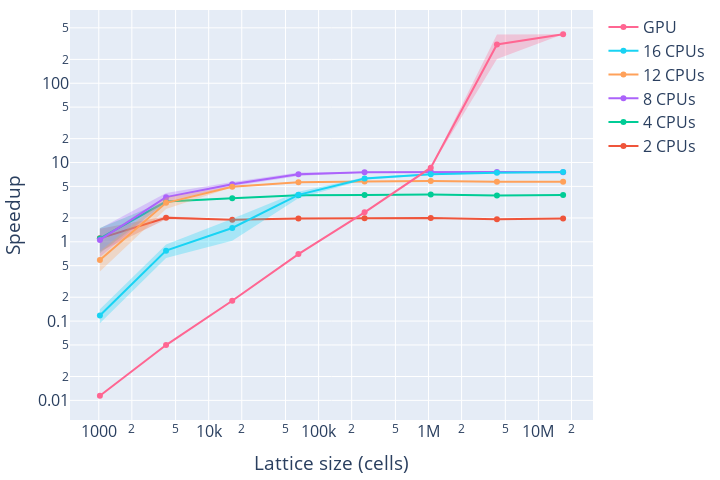

Notebook code cell kept with this figure:
### Code cell
fig = go.Figure()

for idx, (name, dfs, _) in enumerate(runs_parallel):
    for i, df in enumerate(dfs):
        dfs[i]["speedup"] = cpu_df["avgEvolveTime"] / df["avgEvolveTime"]

    df = pd.concat(dfs)
    df["size"] **= 2
    add_mean_std_trace(fig, df, name, idx + 1, "speedup")

fig.update_layout(xaxis_title='Lattice size (cells)', yaxis_title="Speedup", **layout_settings) # title="Speedup vs 1 CPU", 
fig.update_xaxes(type="log")
fig.update_yaxes(type="log")
fig.show()
fig.write_image("images/lat_render_evo_speedup.eps")

### Figure 1 — Plotly figure (JSON) as saved in the notebook; plotly's stock layout.template omitted (floating-point values rounded to 4 significant figures)
{"data": [{"line": {"color": "#EF553B"}, "mode": "lines+markers", "name": "2 CPUs", "type": "scatter", "x": [1024, 4096, 16384, 65536, 262144, 1048576, 4194304, 16777216], "y": [1.105, 2.013, 1.892, 1.962, 1.98, 2.0, 1.932, 1.961]}, {"line": {"width": 0}, "mode": "lines", "name": "2 CPUs upper", "showlegend": false, "type": "scatter", "x": [1024, 4096, 16384, 65536, 262144, 1048576, 4194304, 16777216], "y": [1.457, 2.106, 1.905, 2.008, 1.987, 2.008, 1.944, 1.971]}, {"fill": "tonexty", "fillcolor": "rgba(239, 85, 59, 0.30)", "line": {"width": 0}, "mode": "lines", "name": "2 CPUs lower", "showlegend": false, "type": "scatter", "x": [1024, 4096, 16384, 65536, 262144, 1048576, 4194304, 16777216], "y": [0.7536, 1.92, 1.879, 1.916, 1.973, 1.992, 1.92, 1.952]}, {"line": {"color": "#00CC96"}, "mode": "lines+markers", "name": "4 CPUs", "type": "scatter", "x": [1024, 4096, 16384, 65536, 262144, 1048576, 4194304, 16777216], "y": [1.104, 3.217, 3.545, 3.875, 3.894, 3.952, 3.85, 3.883]}, {"line": {"width": 0}, "mode": "lines", "name": "4 CPUs upper", "showlegend": false, "type": "scatter", "x": [1024, 4096, 16384, 65536, 262144, 1048576, 4194304, 16777216], "y": [1.491, 3.301, 3.586, 3.901, 3.898, 3.964, 3.854, 3.887]}, {"fill": "tonexty", "fillcolor": "rgba(0, 204, 150, 0.30)", "line": {"width": 0}, "mode": "lines", "name": "4 CPUs lower", "showlegend": false, "type": "scatter", "x": [1024, 4096, 16384, 65536, 262144, 1048576, 4194304, 16777216], "y": [0.7176, 3.133, 3.504, 3.848, 3.891, 3.939, 3.846, 3.878]}, {"line": {"color": "#AB63FA"}, "mode": "lines+markers", "name": "8 CPUs", "type": "scatter", "x": [1024, 4096, 16384, 65536, 262144, 1048576, 4194304, 16777216], "y": [1.056, 3.661, 5.338, 7.119, 7.536, 7.64, 7.578, 7.568]}, {"line": {"width": 0}, "mode": "lines", "name": "8 CPUs upper", "showlegend": false, "type": "scatter", "x": [1024, 4096, 16384, 65536, 262144, 1048576, 4194304, 16777216], "y": [1.467, 4.123, 5.661, 7.469, 7.582, 7.701, 7.591, 7.628]}, {"fill": "tonexty", "fillcolor": "rgba(171, 99, 250, 0.30)", "line": {"width": 0}, "mode": "lines", "name": "8 CPUs lower", "showlegend": false, "type": "scatter", "x": [1024, 4096, 16384, 65536, 262144, 1048576, 4194304, 16777216], "y": [0.645, 3.199, 5.014, 6.769, 7.489, 7.58, 7.564, 7.508]}, {"line": {"color": "#FFA15A"}, "mode": "lines+markers", "name": "12 CPUs", "type": "scatter", "x": [1024, 4096, 16384, 65536, 262144, 1048576, 4194304, 16777216], "y": [0.5903, 3.105, 4.961, 5.62, 5.782, 5.849, 5.741, 5.743]}, {"line": {"width": 0}, "mode": "lines", "name": "12 CPUs upper", "showlegend": false, "type": "scatter", "x": [1024, 4096, 16384, 65536, 262144, 1048576, 4194304, 16777216], "y": [0.758, 3.623, 5.043, 5.645, 5.853, 5.852, 5.81, 5.745]}, {"fill": "tonexty", "fillcolor": "rgba(255, 161, 90, 0.30)", "line": {"width": 0}, "mode": "lines", "name": "12 CPUs lower", "showlegend": false, "type": "scatter", "x": [1024, 4096, 16384, 65536, 262144, 1048576, 4194304, 16777216], "y": [0.4226, 2.587, 4.879, 5.595, 5.711, 5.847, 5.673, 5.741]}, {"line": {"color": "#19D3F3"}, "mode": "lines+markers", "name": "16 CPUs", "type": "scatter", "x": [1024, 4096, 16384, 65536, 262144, 1048576, 4194304, 16777216], "y": [0.1174, 0.774, 1.493, 3.913, 6.295, 7.093, 7.425, 7.603]}, {"line": {"width": 0}, "mode": "lines", "name": "16 CPUs upper", "showlegend": false, "type": "scatter", "x": [1024, 4096, 16384, 65536, 262144, 1048576, 4194304, 16777216], "y": [0.1413, 0.9217, 1.953, 4.296, 6.516, 7.29, 7.482, 7.612]}, {"fill": "tonexty", "fillcolor": "rgba(25, 211, 243, 0.30)", "line": {"width": 0}, "mode": "lines", "name": "16 CPUs lower", "showlegend": false, "type": "scatter", "x": [1024, 4096, 16384, 65536, 262144, 1048576, 4194304, 16777216], "y": [0.09363, 0.6262, 1.034, 3.531, 6.075, 6.897, 7.367, 7.593]}, {"line": {"color": "#FF6692"}, "mode": "lines+markers", "name": "GPU", "type": "scatter", "x": [1024, 4096, 16384, 65536, 262144, 1048576, 4194304, 16777216], "y": [0.01143, 0.04982, 0.1807, 0.6998, 2.356, 8.605, 308.0, 415.1]}, {"line": {"width": 0}, "mode": "lines", "name": "GPU upper", "showlegend": false, "type": "scatter", "x": [1024, 4096, 16384, 65536, 262144, 1048576, 4194304, 16777216], "y": [0.01148, 0.05013, 0.1829, 0.7135, 2.384, 8.647, 413.5, 416.5]}, {"fill": "tonexty", "fillcolor": "rgba(255, 102, 146, 0.30)", "line": {"width": 0}, "mode": "lines", "name": "GPU lower", "showlegend": false, "type": "scatter", "x": [1024, 4096, 16384, 65536, 262144, 1048576, 4194304, 16777216], "y": [0.01138, 0.04952, 0.1785, 0.6862, 2.327, 8.563, 202.4, 413.7]}], "layout": {"font": {"size": 16}, "height": 480, "margin": {"b": 10, "l": 10, "r": 10, "t": 10}, "width": 720, "xaxis": {"title": {"text": "Lattice size (cells)"}, "type": "log"}, "yaxis": {"title": {"text": "Speedup"}, "type": "log"}}}
